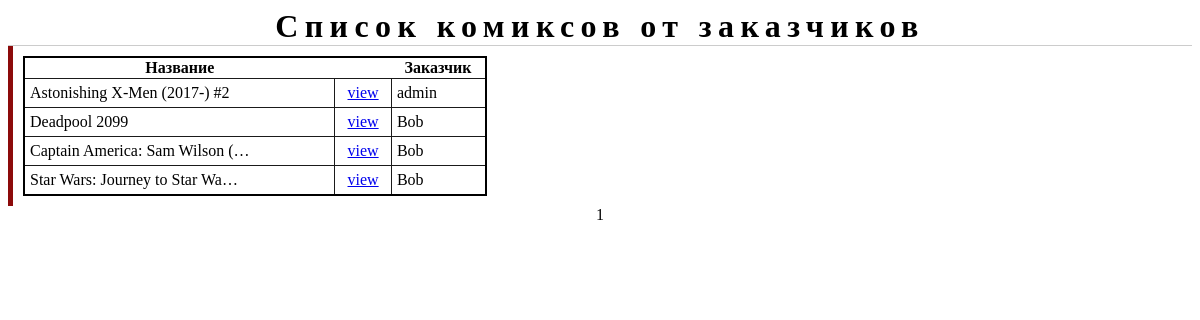
The app's page /comics/ with its own data.
### app/models.py (models this page shows)
class Comic_UserModel(models.Model):
	name = models.ForeignKey(User)
	product = models.ForeignKey(ComicModel, null = True, blank = True)

class ComicModel(models.Model):
	class Meta:
		ordering = ["name","release_date"] #поля, по которым будет производиться сортировка
		verbose_name = "Comic" #название таблицы в ед.ч
		verbose_name_plural = "Comics" #название таблицы в мн.ч
	name = models.CharField(max_length = 100, unique = True, verbose_name = "Название")
	description = models.TextField(default = "Good comics!")
	heroes_list = models.TextField(default = "Good heroes!")
	release_date = models.DateField(verbose_name = "Дата выхода")
	ean = models.CharField(max_length = 25, verbose_name = "EAN")
	type = models.CharField(max_length = 25, verbose_name = "Варианты выхода")
	cover = models.ImageField(upload_to="app/static", verbose_name = "Обложка")
	in_stock = models.BooleanField(default = False, verbose_name = "Выбрать комикс")
	image_name = models.CharField(max_length = 100, editable = False, default = "")

### app/views.py (the view)
# urls.py: url(r'^comics/$', comics, name = "comics"),
def comics(request):
	comics = Comic_UserModel.objects.all()
	try:
		page_num = request.GET["page"]
	except:
		page_num = 1
	paginator = Paginator(comics, 5, orphans = 1)
	try:
		pages = paginator.page(page_num)
	except InvalidPage:
		pages = paginator.page(1)
	return render_to_response('base3.html', {'comics': comics, 'pages': pages })

### templates/base3.html (shortened to what this page needs)
{% load staticfiles %}
<!DOCTYPE HTML>
	<HEAD>
		<link type = "text/css" href = "{% static "style.css" %}" rel = "stylesheet"/>
	</HEAD>
	<BODY>
	<div id = "header">
		<h1>Список комиксов от заказчиков</h1>
	</div>
	<div id = "comics">
	<table>
		{% for comic in pages %}
			{% if forloop.first %}
				<tr>
					<th>Название</th>
					<th>&nbsp;</th>
					<th>Заказчик</th>
				</tr>
			{% endif %}
			<tr>
				<td>{{ comic.product.name|truncatechars:30 }}</td>
				<td class = "centered"><a href="{% url 'comic' id=comic.product.id %}?page={{ pages.number }}&comment=3">view</a></td>
				<td>{{ comic.name }}</td>
			</tr>
		{% empty %} Список комиксов пуст
		{% endfor %}
	</table>
	</div>
	<div id = "pagination">
			<div id="num-pages">
				{% for pn in pages.paginator.page_range %}
					{{ pn }}
				{% endfor %}
			</div>
	</div>
	</BODY>
</HTML>

### app/static/style.css (style rules this page uses)
#header { text-align: center; border-bottom: 1px #cccccc solid; }
#header h1 { margin: 0px 0px 0px 0px; letter-spacing: 0.2em; }
#pagination #num-pages { text-align: center; }
#comics { margin-left: 0px; border-left: 5px #8c0a0a solid; padding: 10px; }
#comics table { width: 40%; border: 2px double black; border-collapse: collapse; }
#comics table td, #main table tr { border: 1px #1A1A1A solid; padding: 5px; }
#comics table td.centered { text-align: center; }

### records on screen
Comic_UserModel: shows "Название", product.name "Astonishing X-Men (2017-) #2", name "admin"
Comic_UserModel: product.name "Deadpool 2099", name "Bob"
Comic_UserModel: product.name "Captain America: Sam Wilson (…", name "Bob"
Comic_UserModel: product.name "Star Wars: Journey to Star Wa…", name "Bob"

### other values on screen
{{ pn }} "1"
